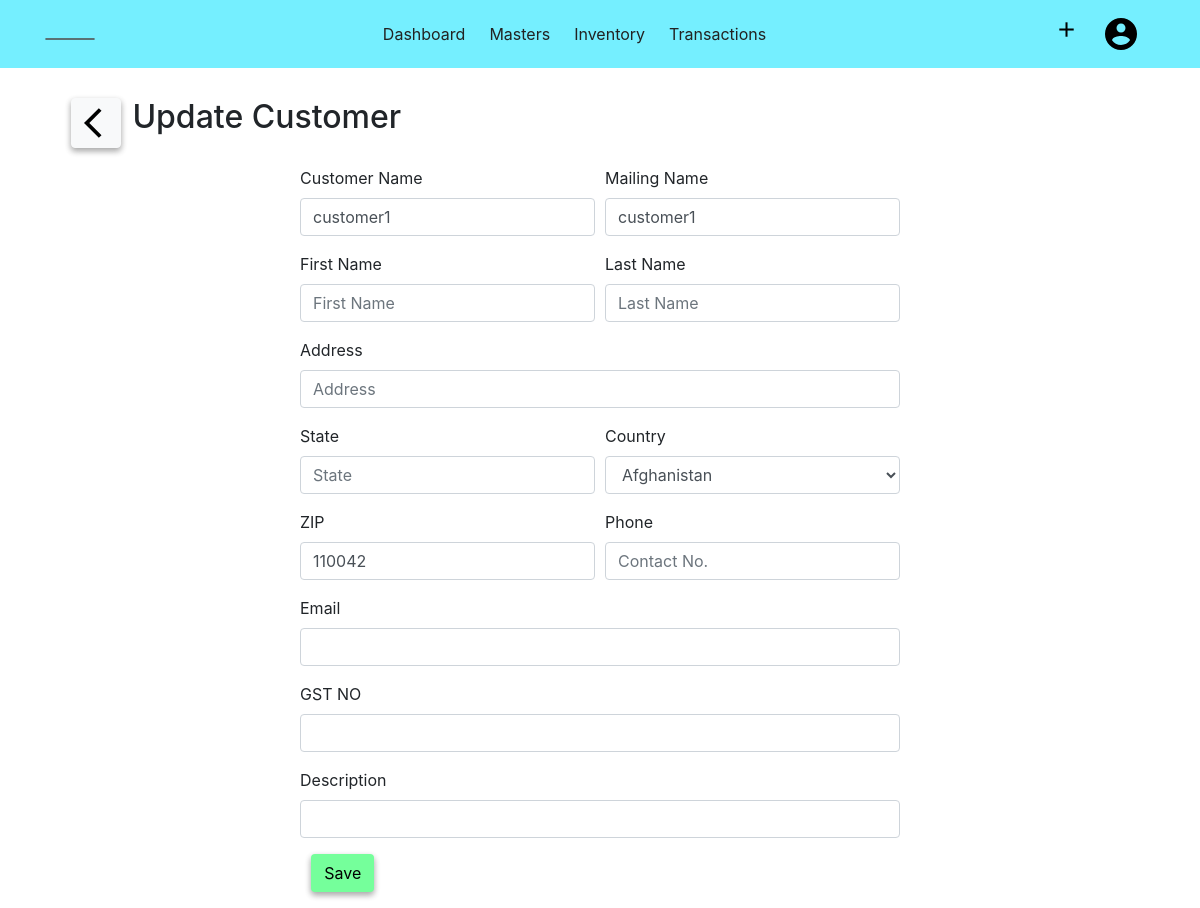
Page /customer/details/1/update (signed in) on the earlier database version.
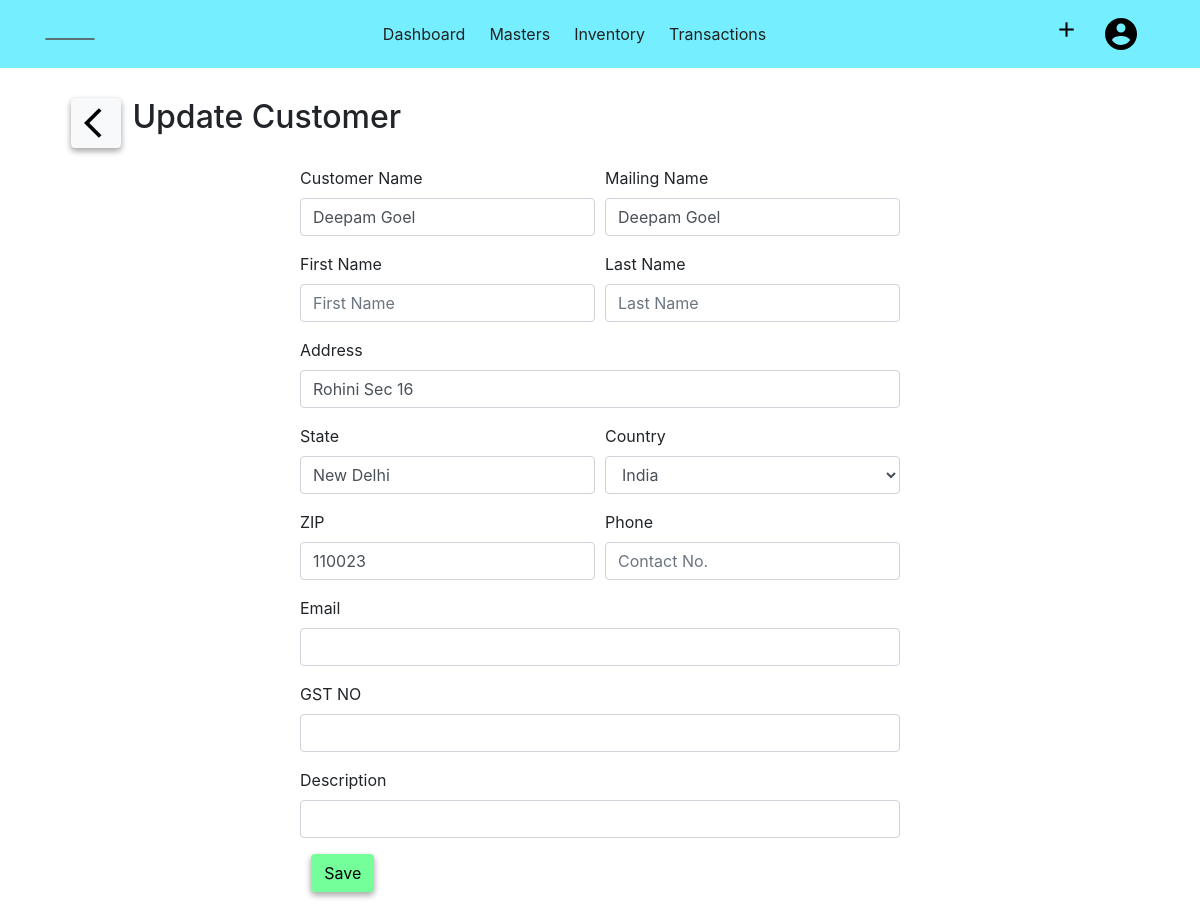
Same page on the later database version.
### acsystem/models.py (models this page shows, shortened)
class Customer(db.Model):
    id = db.Column(db.Integer, primary_key=True)
    name = db.Column(db.String(40), nullable=False)
    first = db.Column(db.String(40))
    last = db.Column(db.String(40))
    mailingname = db.Column(db.String(40))
    address = db.Column(db.String(100))
    country = db.Column(db.String(30))
    state = db.Column(db.String(30))
    pin = db.Column(db.Integer)
    email = db.Column(db.String(50))
    phoneno = db.Column(db.Integer)
    gstno = db.Column(db.Integer)
    openingbalance = db.Column(db.Integer, default=0, nullable=False)
    currentbalance = db.Column(db.Integer, default=0, nullable=False)
    description = db.Column(db.Text)
    company_id = db.Column(db.Integer, db.ForeignKey('company.id', ondelete="CASCADE"), nullable=False)

### acsystem/customer/routes.py (the view)
@customers.route('/customer/details/<int:customer_id>/update', methods=['GET','POST'])
@login_required
def updatecustomer(customer_id):
    customer = Customer.query.get_or_404(customer_id)
    if customer.company_id != current_user.activecompany:
        abort(403)
    form = CustomerForm()
    form.country.choices+= [(str(country.name), country.name) for country in Countries.query.all()]
    if form.validate_on_submit():
        customer.name = form.name.data
        customer.mailingname = form.mailingname.data
        customer.first = form.first.data
        customer.last = form.last.data
        customer.address = form.address.data
        customer.country = form.country.data
        customer.state = form.state.data
        customer.pin = form.pin.data
        customer.email = form.email.data
        customer.phoneno = form.phone.data
        customer.gstno = form.gstno.data
        customer.description = form.description.data
        db.session.commit()
        flash(f'Your Customer details has been Updated!', 'success')
        return redirect(url_for('customers.showcustomer', customer_id = customer_id))
    elif request.method == 'GET':
        form.name.data = customer.name
        form.mailingname.data = customer.mailingname
        form.first.data = customer.first
        form.last.data = customer.last
        form.address.data = customer.address
        form.country.data = customer.country
        form.state.data = customer.state
        form.pin.data = customer.pin
        form.email.data = customer.email
        form.phone.data  = customer.phoneno
        form.gstno.data = customer.gstno
        form.description.data = customer.description
    return render_template('customertemplate/updatecustomer.html', title=customer.name, form=form)

### acsystem/customer/forms.py
class CustomerForm(FlaskForm):
    name = StringField('Customer Name', validators=[DataRequired(), Length(min=3, max=40)])
    first = StringField('First Name', validators=[Optional(), Length(min=3, max=40)])
    last = StringField('Last Name', validators=[Optional(), Length(min=3, max=40)])
    mailingname = StringField('Mailing Name', validators=[Length(min=3, max=40), Optional()])
    address = StringField('Address', validators=[Length(min=5, max=100), Optional()])
    country = SelectField('Country',choices=[], validators=[Optional()])
    state = StringField('State', validators=[Optional()])
    pin = IntegerField('ZIP', validators=[Optional()])
    email = StringField('Email', validators=[Optional(), Email()])
    phone = IntegerField('Phone', validators=[Length(min=10, max=13), Optional()])
    gstno = IntegerField('GST NO', validators=[Optional()])
    openingbalance = IntegerField('Opening Balance', validators=[Optional()])
    description = TextField('Description')
    submit = SubmitField('Save')

### acsystem/models.py (called while the page is built)
@login_manager.user_loader
def load_user(user_id):
    return User.query.get(int(user_id))

### acsystem/templates/customertemplate/updatecustomer.html (shortened to what this page needs)
{% from "renderfield.html" import render_field, render_doublefield %}
{% extends "layout.html"%}
{% block content %}
<div class="container">
    <div class="container-fluid">
        <button style="width:50px;" class=" btn btn-light float-left" onclick="window.history.back()">
            <img src="{{ url_for('static', filename='images/back.png') }}" alt="Back" />
        </button>
        <h2 style="margin-bottom:30px;">Update Customer</h2>
    <form style="max-width:600px; margin:0 auto;" action="", method="POST">
            {{ render_doublefield(form.name,form.mailingname,"Username","Mailing Name") }}
            {{ render_doublefield(form.first,form.last,"First Name","Last Name") }}
            {{ render_field(form.address, "Address") }}
            {{ render_doublefield(form.state,form.country,"State","") }}
            {{ render_doublefield(form.pin,form.phone,"PIN","Contact No.") }}
            {{ render_field(form.email) }}
            {{ render_field(form.gstno) }}
            {{ render_field(form.description) }}
            <div class="form-group">
                {{ form.submit(class="btn", style="background-color: #75ff9b;")}}
            </div>
        </div>
</div>
{% endblock content %}

### acsystem/templates/renderfield.html
{% macro render_field(field, ph="") %}
<div class="form-group">
    {{ field.label(class="form-control-label") }}
    {% if field.errors %}
    {{ field(class="form-control is-invalid", placeholder=ph)}}
    <div class="invalid-feedback">
        {% for error in field.errors %}
        <span>{{ error }}</span>
        {% endfor %}
    </div>
    {% else %}
    {{ field(class="form-control", placeholder=ph)}}
    {% endif %}
</div>
{% endmacro %}
{% macro render_doublefield(field1, field2, ph1="", ph2="") %}
<div class="form-row">
    <div class="form-group col">
        {{ field1.label(class="form-control-label") }}
        {% if field1.errors %}
        {{ field1(class="form-control is-invalid", placeholder=ph1)}}
        <div class="invalid-feedback">
            {% for error in field1.errors %}
            <span>{{ error }}</span>
            {% endfor %}
        </div>
        {% else %}
        {{ field1(class="form-control", placeholder=ph1)}}
        {% endif %}
    </div>
    <div class="form-group col">
        {{ field2.label(class="form-control-label") }}
        {% if field2.errors %}
        {{ field2(class="form-control is-invalid", placeholder=ph2)}}
        <div class="invalid-feedback">
            {% for error in field2.errors %}
            <span>{{ error }}</span>
            {% endfor %}
        </div>
        {% else %}
        {{ field2(class="form-control", placeholder=ph2)}}
        {% endif %}
    </div>
</div>
{% endmacro %}

Differences in the rows shown:
changed Customer: name "customer1" → "Deepam Goel"; mailingname "customer1" → "Deepam Goel"; address (not shown) → "Rohini Sec 16"; state (not shown) → "New Delhi"; country "Afghanistan" → "India"; pin "110042" → "110023"
